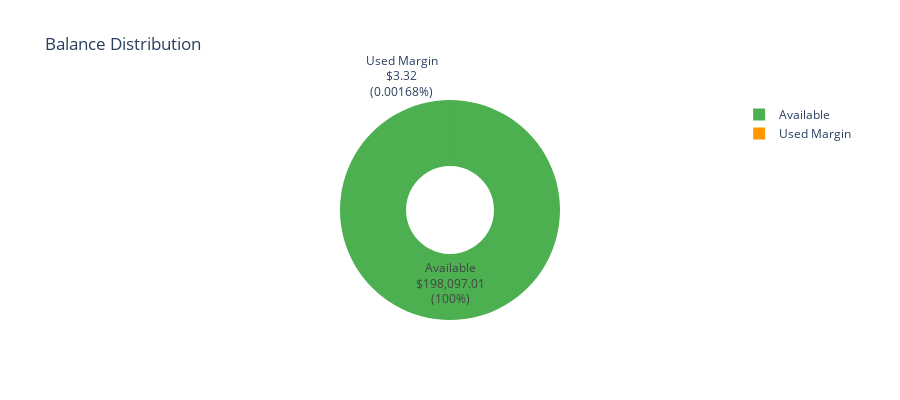

Source (notebook cell):
### Markdown cell above
---

## 📊 Cell 5: สร้าง Balance Visualization

### Code cell
# ==========================================
# Function Definition
# ==========================================

def visualize_balance(balance):
    """
    สร้าง Balance Visualization
    
    Args:
        balance: Balance data
    """
    print_section_header("📊 Balance Visualization")
    
    try:
        # Extract data
        available = safe_float(balance.get('free', {}).get('USDT', 0))
        used = safe_float(balance.get('used', {}).get('USDT', 0))
        
        # สร้าง Pie chart
        fig = go.Figure(data=[go.Pie(
            labels=['Available', 'Used Margin'],
            values=[available, used],
            hole=0.4,
            marker=dict(colors=['#4CAF50', '#FF9800']),
            textinfo='label+percent+value',
            texttemplate='%{label}<br>$%{value:,.2f}<br>(%{percent})'
        )])
        
        fig.update_layout(
            title="Balance Distribution",
            showlegend=True,
            height=400
        )
        
        fig.show()
        
    except Exception as e:
        print(f"❌ Error creating chart: {e}")


# ==========================================
# 🚀 int main()
# ==========================================

def main():
    """Main: สร้าง Balance Visualization"""
    # ใช้ balance จาก cell ก่อนหน้า
    visualize_balance(balance)


# เรียกใช้
main()

### Figure 1 — Plotly figure (JSON) as saved in the notebook; plotly's stock layout.template omitted (floating-point values rounded to 4 significant figures)
{"data": [{"hole": 0.4, "labels": ["Available", "Used Margin"], "marker": {"colors": ["#4CAF50", "#FF9800"]}, "textinfo": "label+percent+value", "texttemplate": "%{label}<br>$%{value:,.2f}<br>(%{percent})", "type": "pie", "values": [198100.0, 3.318]}], "layout": {"height": 400, "showlegend": true, "title": {"text": "Balance Distribution"}}}
